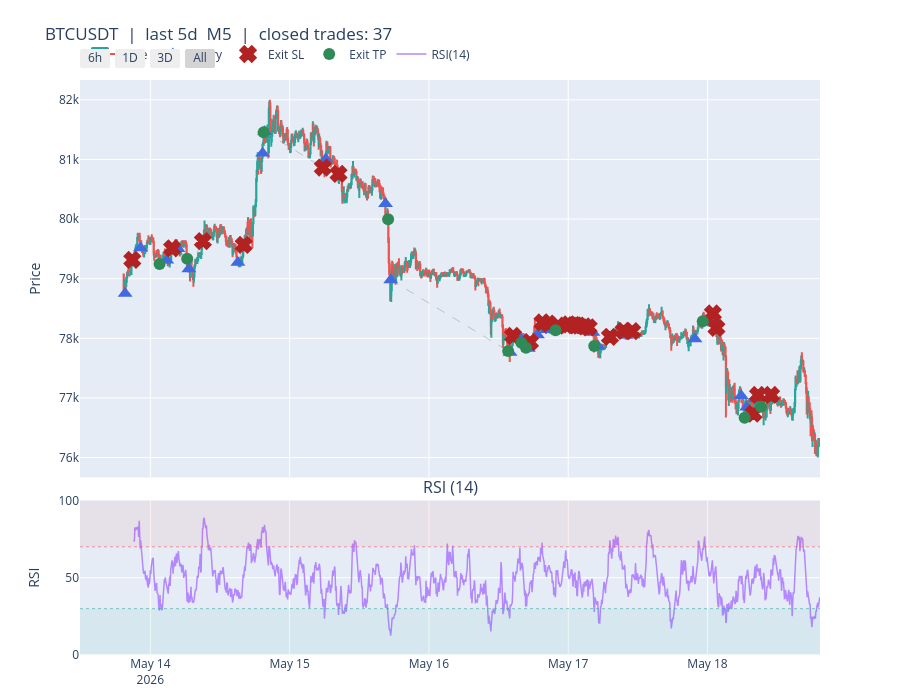
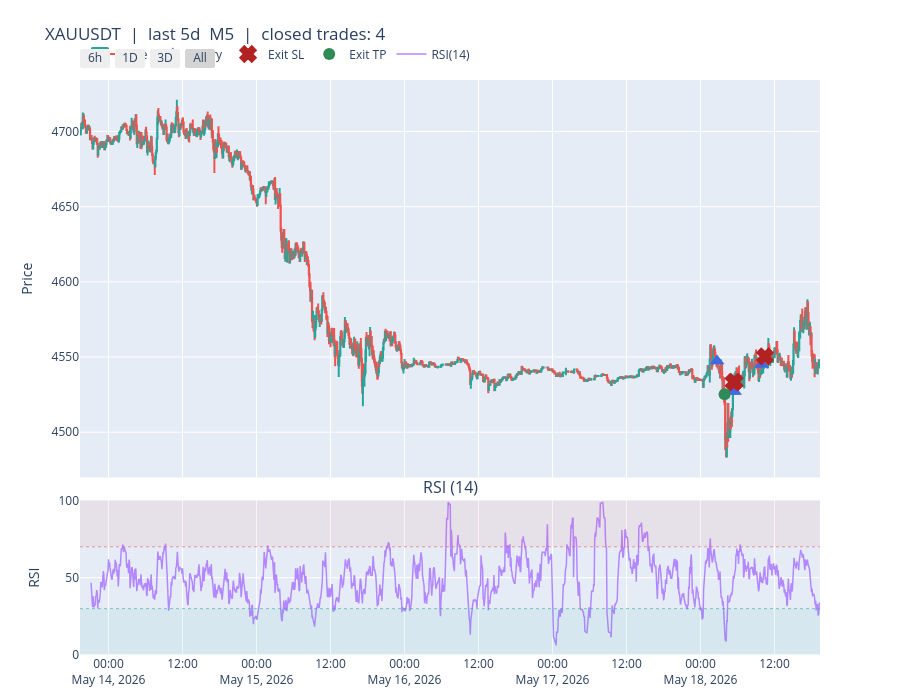
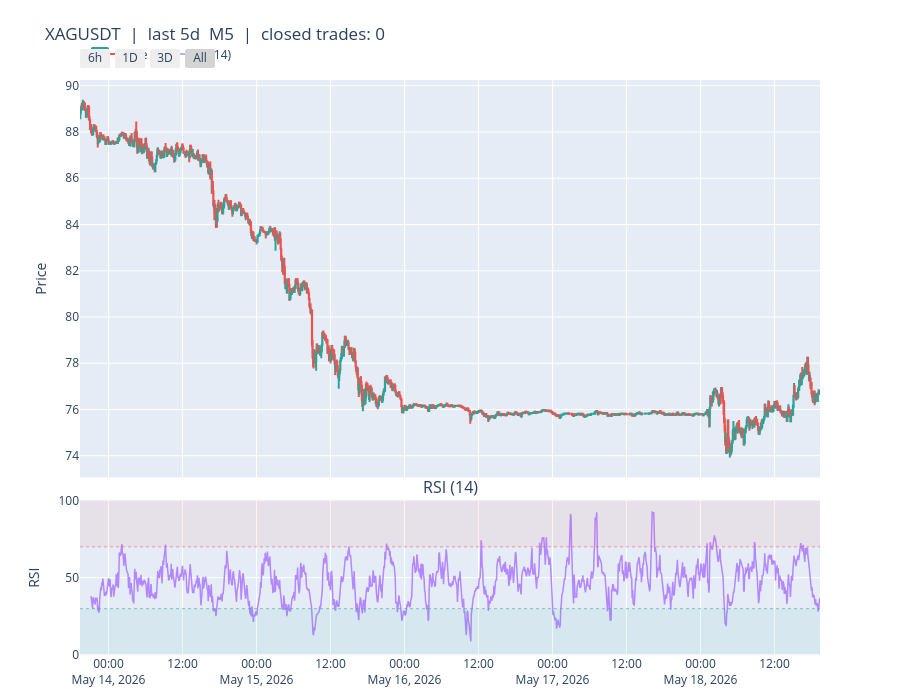

These figures' notebook cell, in order:
### Code cell
# SECTION 5 — Last LOOKBACK_DAYS on M5: price + trades (one figure per symbol)
_now_ms = int(time.time() * 1000)
chart_t0 = _now_ms - LOOKBACK_DAYS * DAY_MS
chart_t1 = _now_ms
_cutoff = pd.to_datetime(chart_t0, unit="ms", utc=True)

for symbol in SYMBOLS:
    trades = trade_frames.get(symbol, pd.DataFrame())
    if not trades.empty:
        trades = trades.loc[trades["exit_time"] >= _cutoff].copy()

    print(
        f"OHLCV {symbol}  {pd.to_datetime(chart_t0, unit='ms', utc=True)} .. "
        f"{pd.to_datetime(chart_t1, unit='ms', utc=True)} UTC"
    )
    ohlcv = fetch_klines_in_range(symbol, CHART_INTERVAL, chart_t0, chart_t1)
    if not ohlcv.empty:
        ohlcv.index = ohlcv.index.tz_convert(_TEHRAN)

    plot_symbol_trades(symbol, ohlcv, trades)

print("All charts rendered.")

### Figure 1 — Plotly figure (JSON) as saved in the notebook; plotly's stock layout.template omitted (floating-point values rounded to 4 significant figures; data arrays with more than 128 entries replaced by an {"elided": "..."} marker saying what was removed)
{"data": [{"close": {"elided": "1440 float values"}, "decreasing": {"line": {"color": "#ef5350"}}, "high": {"elided": "1440 float values"}, "hoverinfo": "x+text", "hovertext": {"elided": "1440 str values"}, "increasing": {"line": {"color": "#26a69a"}}, "low": {"elided": "1440 float values"}, "name": "Price", "open": {"elided": "1440 float values"}, "type": "candlestick", "x": {"elided": "1440 str values"}, "xaxis": "x", "yaxis": "y"}, {"hoverinfo": "skip", "line": {"color": "rgba(150,150,150,0.5)", "dash": "dash", "width": 1}, "mode": "lines", "showlegend": false, "type": "scatter", "x": ["2026-05-13T19:39:17.585000+03:30", "2026-05-13T20:53:31.992000+03:30"], "xaxis": "x", "y": [78750.0, 79320.0], "yaxis": "y"}, {"hoverinfo": "skip", "line": {"color": "rgba(150,150,150,0.5)", "dash": "dash", "width": 1}, "mode": "lines", "showlegend": false, "type": "scatter", "x": ["2026-05-13T22:18:19.396000+03:30", "2026-05-14T01:35:19.991000+03:30"], "xaxis": "x", "y": [79520.0, 79250.0], "yaxis": "y"}, {"hoverinfo": "skip", "line": {"color": "rgba(150,150,150,0.5)", "dash": "dash", "width": 1}, "mode": "lines", "showlegend": false, "type": "scatter", "x": ["2026-05-14T02:49:45.376000+03:30", "2026-05-14T03:45:01.226000+03:30"], "xaxis": "x", "y": [79311, 79510.0], "yaxis": "y"}, {"hoverinfo": "skip", "line": {"color": "rgba(150,150,150,0.5)", "dash": "dash", "width": 1}, "mode": "lines", "showlegend": false, "type": "scatter", "x": ["2026-05-14T04:46:17.325000+03:30", "2026-05-14T06:20:30.786000+03:30"], "xaxis": "x", "y": [79500.0, 79330.0], "yaxis": "y"}, {"hoverinfo": "skip", "line": {"color": "rgba(150,150,150,0.5)", "dash": "dash", "width": 1}, "mode": "lines", "showlegend": false, "type": "scatter", "x": ["2026-05-14T06:38:23.943000+03:30", "2026-05-14T09:03:11.046000+03:30"], "xaxis": "x", "y": [79160.0, 79630.0], "yaxis": "y"}, {"hoverinfo": "skip", "line": {"color": "rgba(150,150,150,0.5)", "dash": "dash", "width": 1}, "mode": "lines", "showlegend": false, "type": "scatter", "x": ["2026-05-14T15:05:05.239000+03:30", "2026-05-14T16:05:02.826000+03:30"], "xaxis": "x", "y": [79270.0, 79570.0], "yaxis": "y"}, {"hoverinfo": "skip", "line": {"color": "rgba(150,150,150,0.5)", "dash": "dash", "width": 1}, "mode": "lines", "showlegend": false, "type": "scatter", "x": ["2026-05-14T19:20:46.115000+03:30", "2026-05-14T19:30:49.056000+03:30"], "xaxis": "x", "y": [81103, 81454], "yaxis": "y"}, {"hoverinfo": "skip", "line": {"color": "rgba(150,150,150,0.5)", "dash": "dash", "width": 1}, "mode": "lines", "showlegend": false, "type": "scatter", "x": ["2026-05-14T19:41:08.396000+03:30", "2026-05-15T05:43:11.286000+03:30"], "xaxis": "x", "y": [81465, 80860.0], "yaxis": "y"}, {"hoverinfo": "skip", "line": {"color": "rgba(150,150,150,0.5)", "dash": "dash", "width": 1}, "mode": "lines", "showlegend": false, "type": "scatter", "x": ["2026-05-15T06:13:51.806000+03:30", "2026-05-15T08:25:27.166000+03:30"], "xaxis": "x", "y": [81008, 80760.0], "yaxis": "y"}, {"hoverinfo": "skip", "line": {"color": "rgba(150,150,150,0.5)", "dash": "dash", "width": 1}, "mode": "lines", "showlegend": false, "type": "scatter", "x": ["2026-05-15T16:31:08.956000+03:30", "2026-05-15T16:57:50.356000+03:30"], "xaxis": "x", "y": [80260.0, 79996], "yaxis": "y"}, {"hoverinfo": "skip", "line": {"color": "rgba(150,150,150,0.5)", "dash": "dash", "width": 1}, "mode": "lines", "showlegend": false, "type": "scatter", "x": ["2026-05-15T17:25:05.023000+03:30", "2026-05-16T13:38:46.781000+03:30"], "xaxis": "x", "y": [78980.0, 77790.0], "yaxis": "y"}, {"hoverinfo": "skip", "line": {"color": "rgba(150,150,150,0.5)", "dash": "dash", "width": 1}, "mode": "lines", "showlegend": false, "type": "scatter", "x": ["2026-05-16T13:58:11.087000+03:30", "2026-05-16T14:30:34.736000+03:30"], "xaxis": "x", "y": [77760.0, 78040.0], "yaxis": "y"}, {"hoverinfo": "skip", "line": {"color": "rgba(150,150,150,0.5)", "dash": "dash", "width": 1}, "mode": "lines", "showlegend": false, "type": "scatter", "x": ["2026-05-16T15:26:58.929000+03:30", "2026-05-16T15:55:02.866000+03:30"], "xaxis": "x", "y": [78040.0, 77920.0], "yaxis": "y"}, {"hoverinfo": "skip", "line": {"color": "rgba(150,150,150,0.5)", "dash": "dash", "width": 1}, "mode": "lines", "showlegend": false, "type": "scatter", "x": ["2026-05-16T16:38:25.686000+03:30", "2026-05-16T16:43:23.506000+03:30"], "xaxis": "x", "y": [77970.0, 77840.0], "yaxis": "y"}, {"hoverinfo": "skip", "line": {"color": "rgba(150,150,150,0.5)", "dash": "dash", "width": 1}, "mode": "lines", "showlegend": false, "type": "scatter", "x": ["2026-05-16T17:07:50.026000+03:30", "2026-05-16T17:24:26.736000+03:30"], "xaxis": "x", "y": [77830.0, 77940.0], "yaxis": "y"}, {"hoverinfo": "skip", "line": {"color": "rgba(150,150,150,0.5)", "dash": "dash", "width": 1}, "mode": "lines", "showlegend": false, "type": "scatter", "x": ["2026-05-16T18:41:55.326000+03:30", "2026-05-16T19:33:59.536000+03:30"], "xaxis": "x", "y": [78060.0, 78266], "yaxis": "y"}, {"hoverinfo": "skip", "line": {"color": "rgba(150,150,150,0.5)", "dash": "dash", "width": 1}, "mode": "lines", "showlegend": false, "type": "scatter", "x": ["2026-05-16T20:11:53.944000+03:30", "2026-05-16T20:35:51.026000+03:30"], "xaxis": "x", "y": [78140.0, 78250.0], "yaxis": "y"}, {"hoverinfo": "skip", "line": {"color": "rgba(150,150,150,0.5)", "dash": "dash", "width": 1}, "mode": "lines", "showlegend": false, "type": "scatter", "x": ["2026-05-16T21:21:34.676000+03:30", "2026-05-16T21:48:39.696000+03:30"], "xaxis": "x", "y": [78215, 78140.0], "yaxis": "y"}, {"hoverinfo": "skip", "line": {"color": "rgba(150,150,150,0.5)", "dash": "dash", "width": 1}, "mode": "lines", "showlegend": false, "type": "scatter", "x": ["2026-05-16T21:57:47.007000+03:30", "2026-05-16T22:13:34.167000+03:30"], "xaxis": "x", "y": [78140.0, 78210.0], "yaxis": "y"}, {"hoverinfo": "skip", "line": {"color": "rgba(150,150,150,0.5)", "dash": "dash", "width": 1}, "mode": "lines", "showlegend": false, "type": "scatter", "x": ["2026-05-17T00:05:00.116000+03:30", "2026-05-17T00:05:54.237000+03:30"], "xaxis": "x", "y": [78210.0, 78234], "yaxis": "y"}, {"hoverinfo": "skip", "line": {"color": "rgba(150,150,150,0.5)", "dash": "dash", "width": 1}, "mode": "lines", "showlegend": false, "type": "scatter", "x": ["2026-05-17T00:55:01.198000+03:30", "2026-05-17T00:55:40.817000+03:30"], "xaxis": "x", "y": [78190.0, 78220.0], "yaxis": "y"}, {"hoverinfo": "skip", "line": {"color": "rgba(150,150,150,0.5)", "dash": "dash", "width": 1}, "mode": "lines", "showlegend": false, "type": "scatter", "x": ["2026-05-17T01:13:53.316000+03:30", "2026-05-17T01:14:03.527000+03:30"], "xaxis": "x", "y": [78190.0, 78220.0], "yaxis": "y"}, {"hoverinfo": "skip", "line": {"color": "rgba(150,150,150,0.5)", "dash": "dash", "width": 1}, "mode": "lines", "showlegend": false, "type": "scatter", "x": ["2026-05-17T01:33:22.126000+03:30", "2026-05-17T01:47:03.827000+03:30"], "xaxis": "x", "y": [78170.0, 78210.0], "yaxis": "y"}, {"hoverinfo": "skip", "line": {"color": "rgba(150,150,150,0.5)", "dash": "dash", "width": 1}, "mode": "lines", "showlegend": false, "type": "scatter", "x": ["2026-05-17T02:17:28.826000+03:30", "2026-05-17T02:47:53.708000+03:30"], "xaxis": "x", "y": [78180.0, 78200.0], "yaxis": "y"}, {"hoverinfo": "skip", "line": {"color": "rgba(150,150,150,0.5)", "dash": "dash", "width": 1}, "mode": "lines", "showlegend": false, "type": "scatter", "x": ["2026-05-17T03:19:48.826000+03:30", "2026-05-17T03:31:14.056000+03:30"], "xaxis": "x", "y": [78150.0, 78180.0], "yaxis": "y"}, {"hoverinfo": "skip", "line": {"color": "rgba(150,150,150,0.5)", "dash": "dash", "width": 1}, "mode": "lines", "showlegend": false, "type": "scatter", "x": ["2026-05-17T04:14:17.956000+03:30", "2026-05-17T04:28:45.326000+03:30"], "xaxis": "x", "y": [78097, 77870.0], "yaxis": "y"}, {"hoverinfo": "skip", "line": {"color": "rgba(150,150,150,0.5)", "dash": "dash", "width": 1}, "mode": "lines", "showlegend": false, "type": "scatter", "x": ["2026-05-17T05:06:27.276000+03:30", "2026-05-17T07:11:07.056000+03:30"], "xaxis": "x", "y": [77865, 78030.0], "yaxis": "y"}, {"hoverinfo": "skip", "line": {"color": "rgba(150,150,150,0.5)", "dash": "dash", "width": 1}, "mode": "lines", "showlegend": false, "type": "scatter", "x": ["2026-05-17T09:30:05.862000+03:30", "2026-05-17T09:32:17.156000+03:30"], "xaxis": "x", "y": [78100.0, 78120.0], "yaxis": "y"}, {"hoverinfo": "skip", "line": {"color": "rgba(150,150,150,0.5)", "dash": "dash", "width": 1}, "mode": "lines", "showlegend": false, "type": "scatter", "x": ["2026-05-17T10:00:03.967000+03:30", "2026-05-17T11:01:23.786000+03:30"], "xaxis": "x", "y": [78050.0, 78120.0], "yaxis": "y"}, {"hoverinfo": "skip", "line": {"color": "rgba(150,150,150,0.5)", "dash": "dash", "width": 1}, "mode": "lines", "showlegend": false, "type": "scatter", "x": ["2026-05-17T21:50:27.896000+03:30", "2026-05-17T23:10:23.001000+03:30"], "xaxis": "x", "y": [77990.0, 78286], "yaxis": "y"}, {"hoverinfo": "skip", "line": {"color": "rgba(150,150,150,0.5)", "dash": "dash", "width": 1}, "mode": "lines", "showlegend": false, "type": "scatter", "x": ["2026-05-18T00:01:05.336000+03:30", "2026-05-18T00:55:12.466000+03:30"], "xaxis": "x", "y": [78310.0, 78417], "yaxis": "y"}, {"hoverinfo": "skip", "line": {"color": "rgba(150,150,150,0.5)", "dash": "dash", "width": 1}, "mode": "lines", "showlegend": false, "type": "scatter", "x": ["2026-05-18T01:31:14.316000+03:30", "2026-05-18T01:31:54.136000+03:30"], "xaxis": "x", "y": [78250.0, 78180.0], "yaxis": "y"}, {"hoverinfo": "skip", "line": {"color": "rgba(150,150,150,0.5)", "dash": "dash", "width": 1}, "mode": "lines", "showlegend": false, "type": "scatter", "x": ["2026-05-18T05:47:50.775000+03:30", "2026-05-18T06:23:21.076000+03:30"], "xaxis": "x", "y": [77040.0, 76669], "yaxis": "y"}, {"hoverinfo": "skip", "line": {"color": "rgba(150,150,150,0.5)", "dash": "dash", "width": 1}, "mode": "lines", "showlegend": false, "type": "scatter", "x": ["2026-05-18T06:44:28.937000+03:30", "2026-05-18T07:55:15.556000+03:30"], "xaxis": "x", "y": [76840.0, 76740.0], "yaxis": "y"}, {"hoverinfo": "skip", "line": {"color": "rgba(150,150,150,0.5)", "dash": "dash", "width": 1}, "mode": "lines", "showlegend": false, "type": "scatter", "x": ["2026-05-18T08:15:50.135000+03:30", "2026-05-18T08:41:32.496000+03:30"], "xaxis": "x", "y": [76990.0, 77050.0], "yaxis": "y"}, {"hoverinfo": "skip", "line": {"color": "rgba(150,150,150,0.5)", "dash": "dash", "width": 1}, "mode": "lines", "showlegend": false, "type": "scatter", "x": ["2026-05-18T08:50:15.575000+03:30", "2026-05-18T09:12:40.156000+03:30"], "xaxis": "x", "y": [76987, 76850.0], "yaxis": "y"}, {"hoverinfo": "skip", "line": {"color": "rgba(150,150,150,0.5)", "dash": "dash", "width": 1}, "mode": "lines", "showlegend": false, "type": "scatter", "x": ["2026-05-18T10:56:26.275000+03:30", "2026-05-18T10:56:58.796000+03:30"], "xaxis": "x", "y": [76986, 77050], "yaxis": "y"}, {"customdata": [[78750.0, "Short", "Market"], [79520.0, "Short", "Market"], [79311, "Short", "Market"], [79500.0, "Short", "Market"], [79160.0, "Short", "Market"], [79270.0, "Short", "Market"], [81103, "Long", "Market"], [81465, "Long", "Market"], [81008, "Long", "Market"], [80260.0, "Short", "Market"], [78980.0, "Short", "Market"], [77760.0, "Short", "Market"], [78040.0, "Short", "Market"], [77970.0, "Short", "Market"], [77830.0, "Short", "Market"], [78060.0, "Short", "Market"], [78140.0, "Short", "Market"], [78215, "Short", "Market"], [78140.0, "Short", "Market"], [78210.0, "Short", "Market"], [78190.0, "Short", "Market"], [78190.0, "Short", "Market"], [78170.0, "Short", "Market"], [78180.0, "Short", "Market"], [78150.0, "Short", "Market"], [78097, "Short", "Market"], [77865, "Short", "Market"], [78100.0, "Short", "Market"], [78050.0, "Short", "Market"], [77990.0, "Long", "Market"], [78310.0, "Short", "Market"], [78250.0, "Long", "Market"], [77040.0, "Short", "Market"], [76840.0, "Long", "Market"], [76990.0, "Short", "Market"], [76987, "Short", "Market"], [76986, "Short", "Market"]], "hovertemplate": "<b>Entry</b><br>Time: %{x}<br>Price: %{customdata[0]}<br>Position: %{customdata[1]}<br>OrderType: %{customdata[2]}<extra></extra>", "marker": {"color": "royalblue", "size": 13, "symbol": "triangle-up"}, "mode": "markers", "name": "Entry", "type": "scatter", "x": ["2026-05-13T19:39:17.585", "2026-05-13T22:18:19.396", "2026-05-14T02:49:45.376", "2026-05-14T04:46:17.325", "2026-05-14T06:38:23.943", "2026-05-14T15:05:05.239", "2026-05-14T19:20:46.115", "2026-05-14T19:41:08.396", "2026-05-15T06:13:51.806", "2026-05-15T16:31:08.956", "2026-05-15T17:25:05.023", "2026-05-16T13:58:11.087", "2026-05-16T15:26:58.929", "2026-05-16T16:38:25.686", "2026-05-16T17:07:50.026", "2026-05-16T18:41:55.326", "2026-05-16T20:11:53.944", "2026-05-16T21:21:34.676", "2026-05-16T21:57:47.007", "2026-05-17T00:05:00.116", "2026-05-17T00:55:01.198", "2026-05-17T01:13:53.316", "2026-05-17T01:33:22.126", "2026-05-17T02:17:28.826", "2026-05-17T03:19:48.826", "2026-05-17T04:14:17.956", "2026-05-17T05:06:27.276", "2026-05-17T09:30:05.862", "2026-05-17T10:00:03.967", "2026-05-17T21:50:27.896", "2026-05-18T00:01:05.336", "2026-05-18T01:31:14.316", "2026-05-18T05:47:50.775", "2026-05-18T06:44:28.937", "2026-05-18T08:15:50.135", "2026-05-18T08:50:15.575", "2026-05-18T10:56:26.275"], "xaxis": "x", "y": [78750.0, 79520.0, 79310.0, 79500.0, 79160.0, 79270.0, 81100.0, 81460.0, 81010.0, 80260.0, 78980.0, 77760.0, 78040.0, 77970.0, 77830.0, 78060.0, 78140.0, 78220.0, 78140.0, 78210.0, 78190.0, 78190.0, 78170.0, 78180.0, 78150.0, 78100.0, 77860.0, 78100.0, 78050.0, 77990.0, 78310.0, 78250.0, 77040.0, 76840.0, 76990.0, 76990.0, 76990.0], "yaxis": "y"}, {"customdata": [[79320.0, -4.364], [79510.0, -25.64], [79630.0, -22.67], [79570.0, -16.94], [80860.0, -19.71], [80760.0, -21.73], [78040.0, -21.79], [77940.0, -19.95], [78266, -19.94], [78250.0, -20.16], [78210.0, -19.9], [78234, -20.32], [78220.0, -20.19], [78220.0, -20.75], [78210.0, -19.3], [78200.0, -20.22], [78180.0, -19.73], [78030.0, -19.94], [78120.0, -13.91], [78120.0, -16.93], [78417, -38.79], [78180.0, -52.21], [76740.0, -33.02], [77050.0, -45.65], [77050, -24.39]], "hovertemplate": "<b>Exit — Stop Loss</b><br>Time: %{x}<br>Price: %{customdata[0]}<br>PnL: %{customdata[1]}<extra></extra>", "marker": {"color": "firebrick", "line": {"color": "firebrick", "width": 2.5}, "size": 13, "symbol": "x"}, "mode": "markers", "name": "Exit SL", "type": "scatter", "x": ["2026-05-13T20:53:31.992", "2026-05-14T03:45:01.226", "2026-05-14T09:03:11.046", "2026-05-14T16:05:02.826", "2026-05-15T05:43:11.286", "2026-05-15T08:25:27.166", "2026-05-16T14:30:34.736", "2026-05-16T17:24:26.736", "2026-05-16T19:33:59.536", "2026-05-16T20:35:51.026", "2026-05-16T22:13:34.167", "2026-05-17T00:05:54.237", "2026-05-17T00:55:40.817", "2026-05-17T01:14:03.527", "2026-05-17T01:47:03.827", "2026-05-17T02:47:53.708", "2026-05-17T03:31:14.056", "2026-05-17T07:11:07.056", "2026-05-17T09:32:17.156", "2026-05-17T11:01:23.786", "2026-05-18T00:55:12.466", "2026-05-18T01:31:54.136", "2026-05-18T07:55:15.556", "2026-05-18T08:41:32.496", "2026-05-18T10:56:58.796"], "xaxis": "x", "y": [79320.0, 79510.0, 79630.0, 79570.0, 80860.0, 80760.0, 78040.0, 77940.0, 78270.0, 78250.0, 78210.0, 78230.0, 78220.0, 78220.0, 78210.0, 78200.0, 78180.0, 78030.0, 78120.0, 78120.0, 78420.0, 78180.0, 76740.0, 77050.0, 77050.0], "yaxis": "y"}, {"customdata": [[79250.0, 13.94], [79330.0, 12.8], [81454, 16.53], [79996, 14.74], [77790.0, 18.04], [77920.0, 10.24], [77840.0, 11.4], [78140.0, 5.341], [77870.0, 29.63], [78286, 28.62], [76669, 32.71], [76850.0, 16.06]], "hovertemplate": "<b>Exit — Take Profit</b><br>Time: %{x}<br>Price: %{customdata[0]}<br>PnL: %{customdata[1]}<extra></extra>", "marker": {"color": "seagreen", "size": 12, "symbol": "circle"}, "mode": "markers", "name": "Exit TP", "type": "scatter", "x": ["2026-05-14T01:35:19.991", "2026-05-14T06:20:30.786", "2026-05-14T19:30:49.056", "2026-05-15T16:57:50.356", "2026-05-16T13:38:46.781", "2026-05-16T15:55:02.866", "2026-05-16T16:43:23.506", "2026-05-16T21:48:39.696", "2026-05-17T04:28:45.326", "2026-05-17T23:10:23.001", "2026-05-18T06:23:21.076", "2026-05-18T09:12:40.156"], "xaxis": "x", "y": [79250.0, 79330.0, 81450.0, 80000.0, 77790.0, 77920.0, 77840.0, 78140.0, 77870.0, 78290.0, 76670.0, 76850.0], "yaxis": "y"}, {"hovertemplate": "RSI: %{y:.2f}<extra></extra>", "line": {"color": "#b388ff", "width": 1.5}, "mode": "lines", "name": "RSI(14)", "type": "scatter", "x": {"elided": "1440 str values"}, "xaxis": "x2", "y": {"elided": "1440 float values"}, "yaxis": "y2"}], "layout": {"annotations": [{"font": {"size": 16}, "showarrow": false, "text": "RSI (14)", "x": 0.5, "xanchor": "center", "xref": "paper", "y": 0.2688, "yanchor": "bottom", "yref": "paper"}], "height": 700, "hovermode": "x unified", "legend": {"orientation": "h", "x": 0, "xanchor": "left", "y": 1.02, "yanchor": "bottom"}, "margin": {"b": 20, "t": 80}, "shapes": [{"fillcolor": "rgba(239,83,80,0.08)", "line": {"width": 0}, "type": "rect", "x0": 0, "x1": 1, "xref": "x2 domain", "y0": 70, "y1": 100, "yref": "y2"}, {"fillcolor": "rgba(38,166,154,0.08)", "line": {"width": 0}, "type": "rect", "x0": 0, "x1": 1, "xref": "x2 domain", "y0": 0, "y1": 30, "yref": "y2"}, {"line": {"color": "rgba(239,83,80,0.55)", "dash": "dot", "width": 1}, "type": "line", "x0": 0, "x1": 1, "xref": "x2 domain", "y0": 70, "y1": 70, "yref": "y2"}, {"line": {"color": "rgba(38,166,154,0.55)", "dash": "dot", "width": 1}, "type": "line", "x0": 0, "x1": 1, "xref": "x2 domain", "y0": 30, "y1": 30, "yref": "y2"}], "title": {"text": "BTCUSDT  |  last 5d  M5  |  closed trades: 37"}, "xaxis": {"anchor": "y", "domain": [0, 1], "matches": "x2", "rangeselector": {"buttons": [{"count": 6, "label": "6h", "step": "hour", "stepmode": "backward"}, {"count": 1, "label": "1D", "step": "day", "stepmode": "backward"}, {"count": 3, "label": "3D", "step": "day", "stepmode": "backward"}, {"label": "All", "step": "all"}]}, "rangeslider": {"visible": false}, "showticklabels": false, "type": "date"}, "xaxis2": {"anchor": "y2", "domain": [0, 1], "type": "date"}, "yaxis": {"anchor": "x", "domain": [0.3088, 1], "title": {"text": "Price"}}, "yaxis2": {"anchor": "x2", "domain": [0, 0.2688], "fixedrange": true, "range": [0, 100], "title": {"text": "RSI"}}}}

### Figure 2 — Plotly figure (JSON) as saved in the notebook; plotly's stock layout.template omitted (floating-point values rounded to 4 significant figures; data arrays with more than 128 entries replaced by an {"elided": "..."} marker saying what was removed)
{"data": [{"close": {"elided": "1440 float values"}, "decreasing": {"line": {"color": "#ef5350"}}, "high": {"elided": "1440 float values"}, "hoverinfo": "x+text", "hovertext": {"elided": "1440 str values"}, "increasing": {"line": {"color": "#26a69a"}}, "low": {"elided": "1440 float values"}, "name": "Price", "open": {"elided": "1440 float values"}, "type": "candlestick", "x": {"elided": "1440 str values"}, "xaxis": "x", "yaxis": "y"}, {"hoverinfo": "skip", "line": {"color": "rgba(150,150,150,0.5)", "dash": "dash", "width": 1}, "mode": "lines", "showlegend": false, "type": "scatter", "x": ["2026-05-18T02:40:44.571000+03:30", "2026-05-18T03:54:05.001000+03:30"], "xaxis": "x", "y": [4547.0, 4525.0], "yaxis": "y"}, {"hoverinfo": "skip", "line": {"color": "rgba(150,150,150,0.5)", "dash": "dash", "width": 1}, "mode": "lines", "showlegend": false, "type": "scatter", "x": ["2026-05-18T05:18:17.081000+03:30", "2026-05-18T05:21:22.741000+03:30"], "xaxis": "x", "y": [4527.0, 4533.0], "yaxis": "y"}, {"hoverinfo": "skip", "line": {"color": "rgba(150,150,150,0.5)", "dash": "dash", "width": 1}, "mode": "lines", "showlegend": false, "type": "scatter", "x": ["2026-05-18T05:31:01.950000+03:30", "2026-05-18T05:31:36.620000+03:30"], "xaxis": "x", "y": [4527.0, 4533.0], "yaxis": "y"}, {"hoverinfo": "skip", "line": {"color": "rgba(150,150,150,0.5)", "dash": "dash", "width": 1}, "mode": "lines", "showlegend": false, "type": "scatter", "x": ["2026-05-18T09:54:01.170000+03:30", "2026-05-18T10:26:52.428000+03:30"], "xaxis": "x", "y": [4545, 4550.0], "yaxis": "y"}, {"customdata": [[4547.0, "Short", "Market"], [4527.0, "Short", "Market"], [4527.0, "Short", "Market"], [4545, "Short", "Market"]], "hovertemplate": "<b>Entry</b><br>Time: %{x}<br>Price: %{customdata[0]}<br>Position: %{customdata[1]}<br>OrderType: %{customdata[2]}<extra></extra>", "marker": {"color": "royalblue", "size": 13, "symbol": "triangle-up"}, "mode": "markers", "name": "Entry", "type": "scatter", "x": ["2026-05-18T02:40:44.571", "2026-05-18T05:18:17.081", "2026-05-18T05:31:01.950", "2026-05-18T09:54:01.170"], "xaxis": "x", "y": [4547.0, 4527.0, 4527.0, 4545.0], "yaxis": "y"}, {"customdata": [[4533.0, -27.26], [4533.0, -24.64], [4550.0, -17.48]], "hovertemplate": "<b>Exit — Stop Loss</b><br>Time: %{x}<br>Price: %{customdata[0]}<br>PnL: %{customdata[1]}<extra></extra>", "marker": {"color": "firebrick", "line": {"color": "firebrick", "width": 2.5}, "size": 13, "symbol": "x"}, "mode": "markers", "name": "Exit SL", "type": "scatter", "x": ["2026-05-18T05:21:22.741", "2026-05-18T05:31:36.620", "2026-05-18T10:26:52.428"], "xaxis": "x", "y": [4533.0, 4533.0, 4550.0], "yaxis": "y"}, {"customdata": [[4525.0, 37.69]], "hovertemplate": "<b>Exit — Take Profit</b><br>Time: %{x}<br>Price: %{customdata[0]}<br>PnL: %{customdata[1]}<extra></extra>", "marker": {"color": "seagreen", "size": 12, "symbol": "circle"}, "mode": "markers", "name": "Exit TP", "type": "scatter", "x": ["2026-05-18T03:54:05.001"], "xaxis": "x", "y": [4525.0], "yaxis": "y"}, {"hovertemplate": "RSI: %{y:.2f}<extra></extra>", "line": {"color": "#b388ff", "width": 1.5}, "mode": "lines", "name": "RSI(14)", "type": "scatter", "x": {"elided": "1440 str values"}, "xaxis": "x2", "y": {"elided": "1440 float values"}, "yaxis": "y2"}], "layout": {"annotations": [{"font": {"size": 16}, "showarrow": false, "text": "RSI (14)", "x": 0.5, "xanchor": "center", "xref": "paper", "y": 0.2688, "yanchor": "bottom", "yref": "paper"}], "height": 700, "hovermode": "x unified", "legend": {"orientation": "h", "x": 0, "xanchor": "left", "y": 1.02, "yanchor": "bottom"}, "margin": {"b": 20, "t": 80}, "shapes": [{"fillcolor": "rgba(239,83,80,0.08)", "line": {"width": 0}, "type": "rect", "x0": 0, "x1": 1, "xref": "x2 domain", "y0": 70, "y1": 100, "yref": "y2"}, {"fillcolor": "rgba(38,166,154,0.08)", "line": {"width": 0}, "type": "rect", "x0": 0, "x1": 1, "xref": "x2 domain", "y0": 0, "y1": 30, "yref": "y2"}, {"line": {"color": "rgba(239,83,80,0.55)", "dash": "dot", "width": 1}, "type": "line", "x0": 0, "x1": 1, "xref": "x2 domain", "y0": 70, "y1": 70, "yref": "y2"}, {"line": {"color": "rgba(38,166,154,0.55)", "dash": "dot", "width": 1}, "type": "line", "x0": 0, "x1": 1, "xref": "x2 domain", "y0": 30, "y1": 30, "yref": "y2"}], "title": {"text": "XAUUSDT  |  last 5d  M5  |  closed trades: 4"}, "xaxis": {"anchor": "y", "domain": [0, 1], "matches": "x2", "rangeselector": {"buttons": [{"count": 6, "label": "6h", "step": "hour", "stepmode": "backward"}, {"count": 1, "label": "1D", "step": "day", "stepmode": "backward"}, {"count": 3, "label": "3D", "step": "day", "stepmode": "backward"}, {"label": "All", "step": "all"}]}, "rangeslider": {"visible": false}, "showticklabels": false, "type": "date"}, "xaxis2": {"anchor": "y2", "domain": [0, 1], "type": "date"}, "yaxis": {"anchor": "x", "domain": [0.3088, 1], "title": {"text": "Price"}}, "yaxis2": {"anchor": "x2", "domain": [0, 0.2688], "fixedrange": true, "range": [0, 100], "title": {"text": "RSI"}}}}

### Figure 3 — Plotly figure (JSON) as saved in the notebook; plotly's stock layout.template omitted (floating-point values rounded to 4 significant figures; data arrays with more than 128 entries replaced by an {"elided": "..."} marker saying what was removed)
{"data": [{"close": {"elided": "1440 float values"}, "decreasing": {"line": {"color": "#ef5350"}}, "high": {"elided": "1440 float values"}, "hoverinfo": "x+text", "hovertext": {"elided": "1440 str values"}, "increasing": {"line": {"color": "#26a69a"}}, "low": {"elided": "1440 float values"}, "name": "Price", "open": {"elided": "1440 float values"}, "type": "candlestick", "x": {"elided": "1440 str values"}, "xaxis": "x", "yaxis": "y"}, {"hovertemplate": "RSI: %{y:.2f}<extra></extra>", "line": {"color": "#b388ff", "width": 1.5}, "mode": "lines", "name": "RSI(14)", "type": "scatter", "x": {"elided": "1440 str values"}, "xaxis": "x2", "y": {"elided": "1440 float values"}, "yaxis": "y2"}], "layout": {"annotations": [{"font": {"size": 16}, "showarrow": false, "text": "RSI (14)", "x": 0.5, "xanchor": "center", "xref": "paper", "y": 0.2688, "yanchor": "bottom", "yref": "paper"}], "height": 700, "hovermode": "x unified", "legend": {"orientation": "h", "x": 0, "xanchor": "left", "y": 1.02, "yanchor": "bottom"}, "margin": {"b": 20, "t": 80}, "shapes": [{"fillcolor": "rgba(239,83,80,0.08)", "line": {"width": 0}, "type": "rect", "x0": 0, "x1": 1, "xref": "x2 domain", "y0": 70, "y1": 100, "yref": "y2"}, {"fillcolor": "rgba(38,166,154,0.08)", "line": {"width": 0}, "type": "rect", "x0": 0, "x1": 1, "xref": "x2 domain", "y0": 0, "y1": 30, "yref": "y2"}, {"line": {"color": "rgba(239,83,80,0.55)", "dash": "dot", "width": 1}, "type": "line", "x0": 0, "x1": 1, "xref": "x2 domain", "y0": 70, "y1": 70, "yref": "y2"}, {"line": {"color": "rgba(38,166,154,0.55)", "dash": "dot", "width": 1}, "type": "line", "x0": 0, "x1": 1, "xref": "x2 domain", "y0": 30, "y1": 30, "yref": "y2"}], "title": {"text": "XAGUSDT  |  last 5d  M5  |  closed trades: 0"}, "xaxis": {"anchor": "y", "domain": [0, 1], "matches": "x2", "rangeselector": {"buttons": [{"count": 6, "label": "6h", "step": "hour", "stepmode": "backward"}, {"count": 1, "label": "1D", "step": "day", "stepmode": "backward"}, {"count": 3, "label": "3D", "step": "day", "stepmode": "backward"}, {"label": "All", "step": "all"}]}, "rangeslider": {"visible": false}, "showticklabels": false, "type": "date"}, "xaxis2": {"anchor": "y2", "domain": [0, 1], "type": "date"}, "yaxis": {"anchor": "x", "domain": [0.3088, 1], "title": {"text": "Price"}}, "yaxis2": {"anchor": "x2", "domain": [0, 0.2688], "fixedrange": true, "range": [0, 100], "title": {"text": "RSI"}}}}
